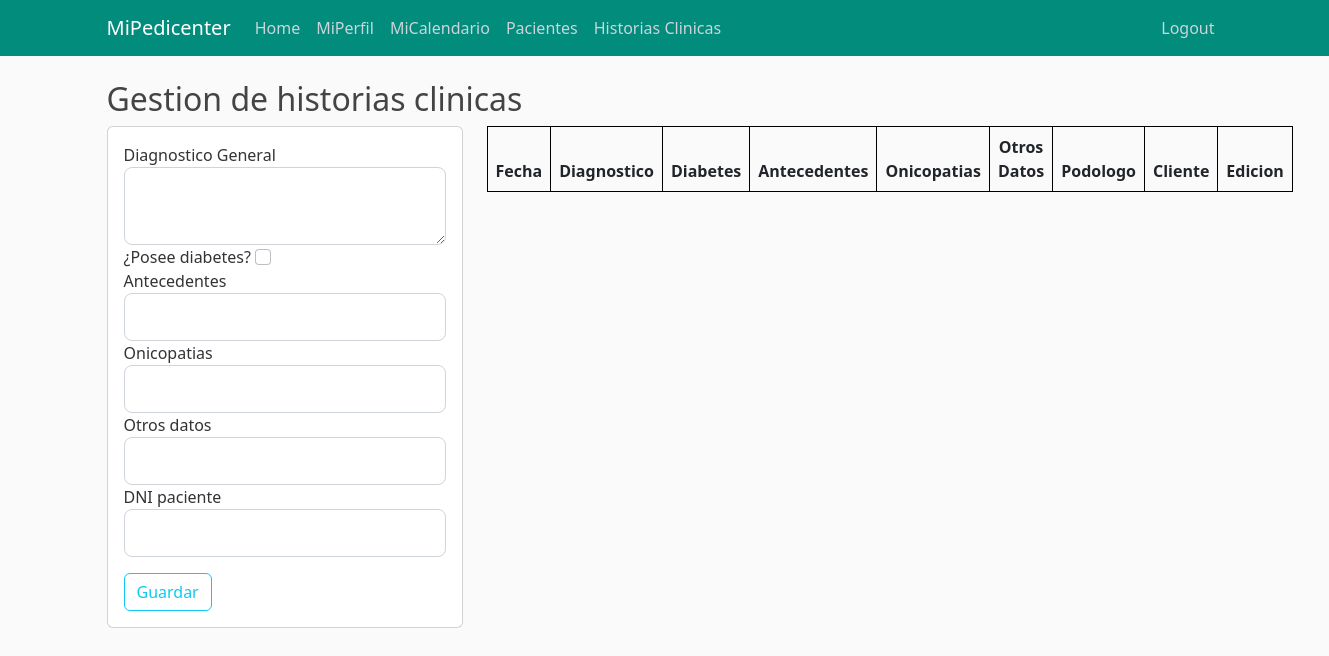
Page /tabla_historias_clinicas (signed in) on the earlier database version.
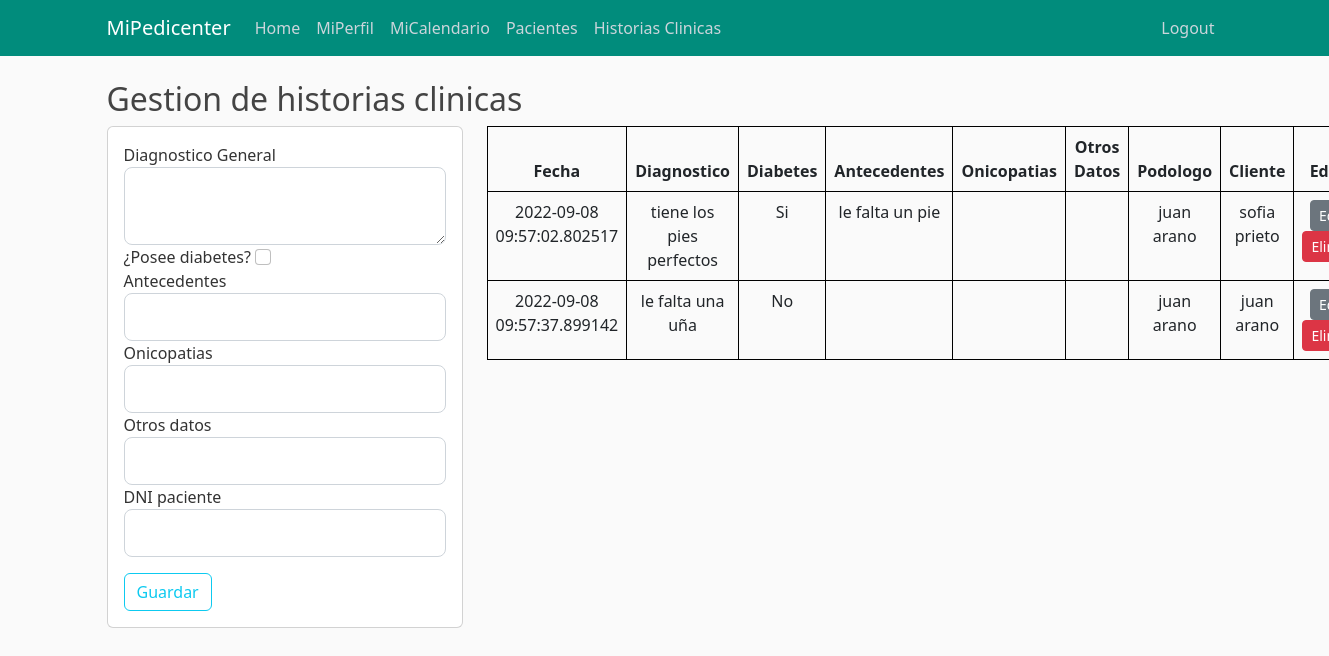
Same page on the later database version.
### appmipedicenter/models.py (models this page shows, shortened)
class Historiaclinica(db.Model):
        id_historia_clinica = db.Column(db.Integer, primary_key=True)
        datetime = db.Column(db.DateTime, nullable=False, default=datetime.utcnow)
        diagnostico = db.Column(db.Text, nullable=False)
        diabetes = db.Column(db.Boolean, nullable = True)
        antecedentes = db.Column(db.String, nullable=True)
        onicopatias = db.Column(db.String, nullable=True)
        otros_datos = db.Column(db.Text, nullable=True)
        id_empleado = db.Column(db.Integer, db.ForeignKey('empleado.id'), nullable=False)
        id_cliente = db.Column(db.Integer, db.ForeignKey('cliente.id_cliente'), nullable=False)

class Empleado(db.Model, UserMixin):
        id = db.Column(db.String, primary_key=True) # Es E-mail
        dni = db.Column(db.Integer, unique=True, nullable=False)
        username = db.Column(db.String, nullable=False)
        fecha_nacimiento = db.Column(db.Date, nullable=False)
        telefono = db.Column(db.Integer, nullable=False)
        password = db.Column(db.String, nullable=False)
        id_tipo = db.Column(db.Integer, db.ForeignKey('tipoempleado.id_tipo'), nullable=False)
        historia_clinica = db.relationship('Historiaclinica', backref='Escritor', lazy=True)
        turno = db.relationship('Turno', backref='Podologo', lazy=True)

class Cliente(db.Model):
        id_cliente = db.Column(db.Integer, primary_key=True) # Es DNI
        username = db.Column(db.String, nullable=False)
        email = db.Column(db.String, unique=True, nullable=False)
        fecha_nacimiento = db.Column(db.Date, nullable=False)
        telefono = db.Column(db.Integer, unique=True, nullable=False)
        historia_clinica = db.relationship('Historiaclinica', backref='Paciente', lazy=True)
        turno = db.relationship('Turno', backref='Paciente', lazy=True)

### appmipedicenter/historiaclinica/routes.py (the view, shortened to what this page needs)
@historiaclinica.route("/tabla_historias_clinicas", methods=['GET', 'POST'])
@login_required
def tablaHC():
        if current_user.is_authenticated and current_user.id_tipo == 1:
                historiasclinicas = Historiaclinica.query.all()
                clientes = Cliente.query.all()
                podologos = Empleado.query.all()
                form = TablaHistoriaClinicaForm()
                return render_template('tabla_historias_clinicas.html', title="Gestion de Historias Clinicas", historiasclinicas = historiasclinicas, podologos = podologos, clientes = clientes, form=form)
        else:
                return redirect(url_for('empleado.login'))

### appmipedicenter/historiaclinica/forms.py (shortened to what this page needs)
class TablaHistoriaClinicaForm(FlaskForm):
    diagnostico = TextAreaField('Diagnostico General', validators=[DataRequired()])
    diabetes = BooleanField('¿Posee diabetes?')
    antecedentes = StringField('Antecedentes')
    onicopatias = StringField('Onicopatias')
    otros_datos = StringField('Otros datos')
    id_cliente = IntegerField('DNI paciente',validators=[DataRequired()])
    submit = SubmitField('Guardar')

### appmipedicenter/models.py (called while the page is built)
@login_manager.user_loader
def load_user(empleado_id):
        return Empleado.query.get(empleado_id)

### appmipedicenter/templates/tabla_historias_clinicas.html (shortened to what the changed rows need)
{% extends "layout.html" %}
{% block header %}
    <link rel="stylesheet" type="text/css" href="https://cdn.datatables.net/1.12.1/css/jquery.dataTables.css">
{% endblock header %}
{% block content %}
    <div class="row ${1| ,row-cols-2,row-cols-3, auto,justify-content-md-center,|}">
        <h2>Gestion de historias clinicas</h2>
    </div>
    <div class="row ${1| ,row-cols-2,row-cols-3, auto,justify-content-md-center,|}">
        <div class="col-md-8">
            <table id="tablaclientes" class = "table">
                <thead>
                    <tr>
                        <th>Fecha</th>
                        <th>Diagnostico</th>
                        <th>Diabetes</th>
                        <th>Antecedentes</th>
                        <th>Onicopatias</th>
                        <th>Otros Datos</th>
                        <th>Podologo</th>
                        <th>Cliente</th>
                        <th>Edicion</th>
                    </tr>
                </thead>
                <tbody>
                    {% for i in historiasclinicas %}
                    <tr>
                        <td>{{i.datetime}}</td>
                        <td>{{i.diagnostico}}</td>
                        <td>
                            {% if i.diabetes %}
                                Si
                            {% else%}
                                No
                            {% endif %}
                        </td>
                        <td>{{i.antecedentes}}</td>
                        <td>{{i.onicopatias}}</td>
                        <td>{{i.otros_datos}}</td>
                        <td>
                            {% for j in podologos %}
                                {% if j.id == i.id_empleado %}
                                    {{ j.username }}
                                {% endif %}
                            {% endfor %}
                        </td>
                        <td>
                            {% for j in clientes %}
                                {% if j.id_cliente == i.id_cliente %}
                                    {{j.username}}
                                {% endif %}
                            {% endfor %}
                        </td>
                        <td width = "130">
                            <a href="{{ url_for('historiaclinica.editar_historia', id_historia = i.id_historia_clinica, num = 0) }}" class = "btn btn-secondary btn-sm">Editar</a>
                            <a href="{{ url_for('historiaclinica.eliminar_historia', id_historia = i.id_historia_clinica, num = 0) }}" class = "btn btn-danger btn-delete btn-sm">Eliminar</a>
                        </td>
                    </tr>
                    {% endfor %}
                </tbody>
            </table>
        </div>
    </div>
{% endblock content %}

Differences in the rows shown:
added Historiaclinica: datetime "2022-09-08 09:57:02.802517", diagnostico "tiene los pies perfectos", diabetes "Si", antecedentes "le falta un pie"
now on this page (row unchanged): Empleado: username "juan arano"
now on this page (row unchanged): Cliente: username "sofia prieto", shown under "2022-09-08 09:57:02.802517"
added Historiaclinica: datetime "2022-09-08 09:57:37.899142", diagnostico "le falta una uña", diabetes "No"
now on this page (row unchanged): Cliente: username "juan arano", shown under "2022-09-08 09:57:37.899142"
